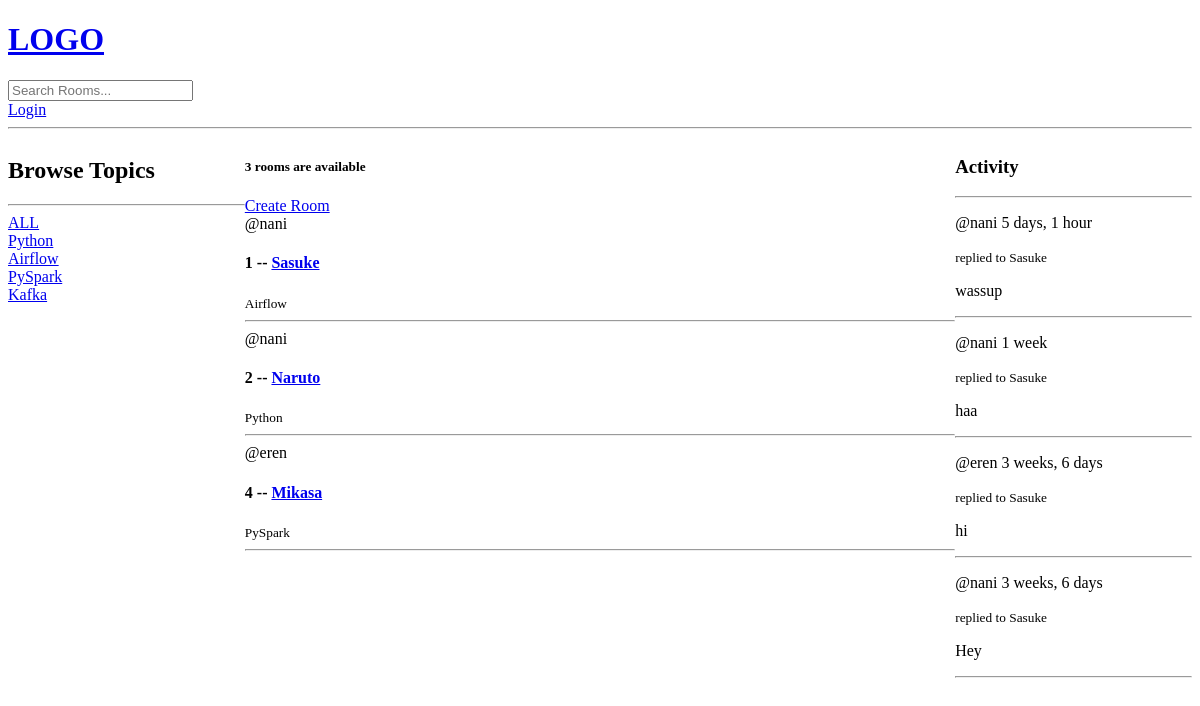
The app's page /, older data.
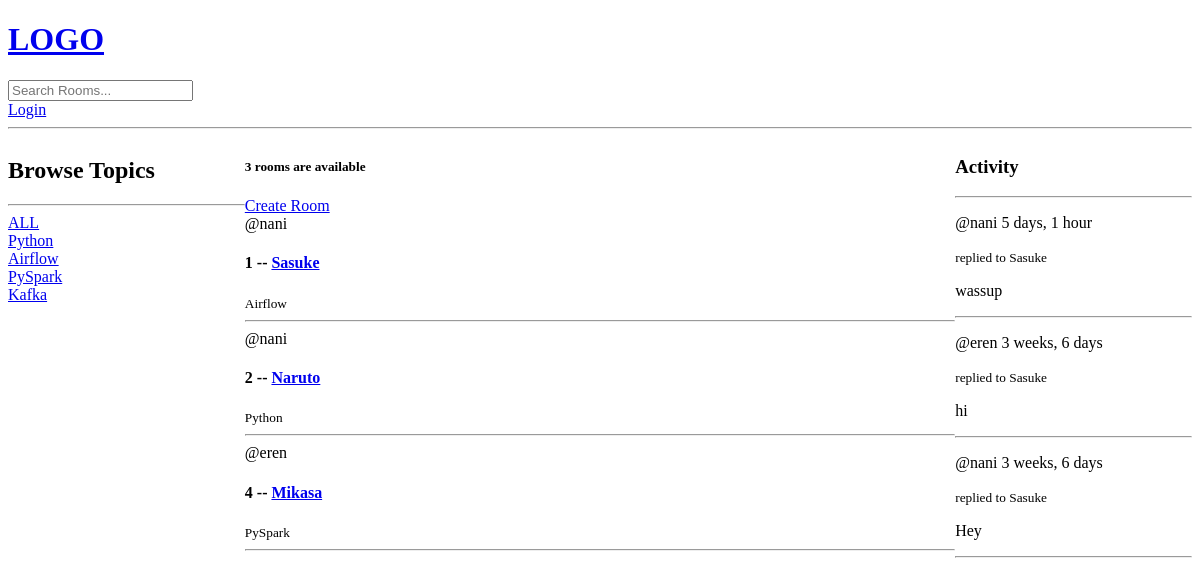
The same page, newer data.
### base/models.py (models this page shows, shortened)
class Topic(models.Model):
    name = models.CharField(max_length=200)

class Room(models.Model):
    host = models.ForeignKey(User, on_delete=models.SET_NULL, null=True)  # If user is deleted, set host to null
    topic = models.ForeignKey(Topic, on_delete=models.SET_NULL, null=True)  # If topic is deleted, set topic to null
    participants = models.ManyToManyField(User, related_name='participants', blank=True)  # blank is True because we don't want to force users to add participants
    name = models.CharField(max_length=200)
    description = models.TextField(null=True, blank=True)
    updated = models.DateTimeField(auto_now=True)
    created = models.DateTimeField(auto_now_add=True)
    class Meta:
        ordering = ['-updated', '-created']    # Order by updated and created fields in descending order

class Message(models.Model):
    user = models.ForeignKey(User, on_delete=models.CASCADE)    # If user is deleted, delete all messages from that user
    room = models.ForeignKey(Room, on_delete=models.CASCADE)    # If room is deleted, delete all messages in that room
    body = models.TextField()   # Message body
    updated = models.DateTimeField(auto_now=True)   # When message was updated
    created = models.DateTimeField(auto_now_add=True)   # When message was created
    class Meta:
        ordering = ['-updated', '-created']    # Order by updated and created fields in descending order
    def __str__(self):
        return self.body[:50]

### base/views.py (the view)
# urls.py: 2. Add a URL to urlpatterns:  path('', views.home, name='home')
def home(request):
    q = request.GET.get('q') if request.GET.get('q') != None else ''    # Get query from url if it exists, else set q to empty string
    rooms = Room.objects.filter(
        Q(topic__name__icontains = q) |
        Q(name__icontains = q) |
        Q(description__icontains = q)
        )  # Get all rooms from database
    topics = Topic.objects.all() # Get all topics from database
    room_messages = Message.objects.filter(Q(room__topic__name__icontains=q)) # Get all messages from database
    context = {
        'rooms': rooms,
        'topics': topics,
        'room_count': rooms.count(),
        'room_messages': room_messages
    }
    return render(request, 'base/home.html', context)

### base/templates/base/home.html (shortened to what this page needs)
{% extends "main.html" %}
{% block content %}
<div class="home-container">
    <div>
        {% include 'base/topics_component.html' %}
    </div>
    <div>
        <h5>{{room_count}} rooms are available</h5>
        <a href="{% url 'create-room' %}">Create Room</a>
        <div>
            {% for room in rooms %}
            <div>
                <span>@{{room.host.username}}</span>
                <h4>
                    {{ room.id}} -- <a href={% url 'room' room.id %}>{{ room.name }}</a>
                </h4>
                <small>{{room.topic.name}}</small>
                <hr>
            </div>
            {% endfor %}
        </div>
    </div>
    <div>
        {% include 'base/activity_component.html' %}
    </div>
</div>
{% endblock %}

### base/templates/base/topics_component.html
<h2>Browse Topics</h2>
<hr>
<div>
    <a href="{% url 'home' %}">ALL</a>
</div>
{% for topic in topics %}
<div>
    <a href="{% url 'home' %}?q={{topic.name}}"> {{ topic.name }} </a>
</div>
{% endfor %}

### base/templates/base/activity_component.html (shortened to what this page needs)
<h3>Activity</h3>
<hr>
{% for message in room_messages %}
<div>
    <p>@{{message.user}} {{message.created|timesince}}</p>
    <small>replied to {{message.room.name}}</small>
    <p>{{message}}</p>
    <hr />
</div>
{% endfor %}

Row changes from the older to the newer data that the page shows:
removed Message: user "nani", created "1 week", room.name "Sasuke", body "haa"
